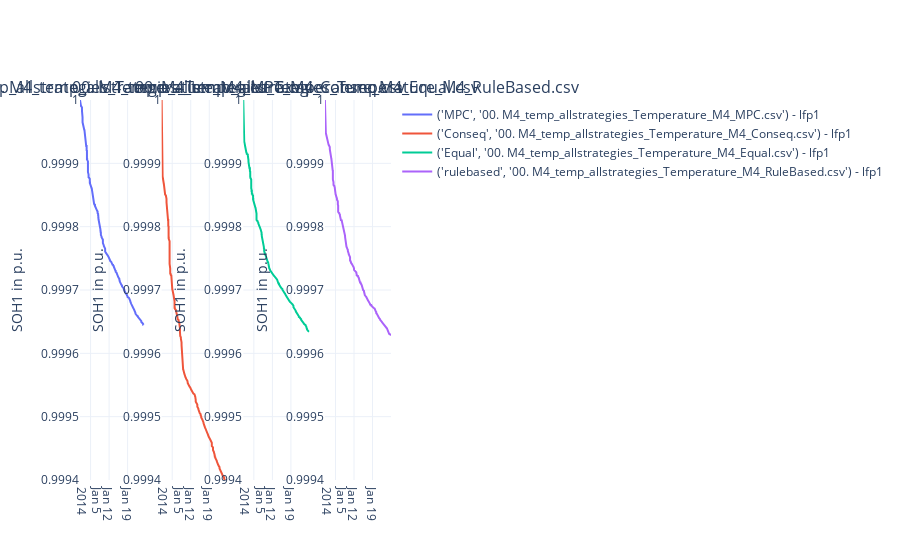

Notebook code for this chart:
### Code cell
plot_soh(string_loss)

### Figure 1 — Plotly figure (JSON) as saved in the notebook; plotly's stock layout.template omitted (floating-point values rounded to 4 significant figures; data arrays with more than 128 entries replaced by an {"elided": "..."} marker saying what was removed)
{"data": [{"name": "('MPC', '00. M4_temp_allstrategies_Temperature_M4_MPC.csv') - lfp1", "type": "scatter", "x": {"elided": "2399 str values"}, "xaxis": "x", "y": {"elided": "2399 float values"}, "yaxis": "y"}, {"name": "('Conseq', '00. M4_temp_allstrategies_Temperature_M4_Conseq.csv') - lfp1", "type": "scatter", "x": {"elided": "2399 str values"}, "xaxis": "x2", "y": {"elided": "2399 float values"}, "yaxis": "y2"}, {"name": "('Equal', '00. M4_temp_allstrategies_Temperature_M4_Equal.csv') - lfp1", "type": "scatter", "x": {"elided": "2399 str values"}, "xaxis": "x3", "y": {"elided": "2399 float values"}, "yaxis": "y3"}, {"name": "('rulebased', '00. M4_temp_allstrategies_Temperature_M4_RuleBased.csv') - lfp1", "type": "scatter", "x": {"elided": "2399 str values"}, "xaxis": "x4", "y": {"elided": "2399 float values"}, "yaxis": "y4"}], "layout": {"annotations": [{"font": {"size": 16}, "showarrow": false, "text": "00. M4_temp_allstrategies_Temperature_M4_MPC.csv", "x": 0.1062, "xanchor": "center", "xref": "paper", "y": 1, "yanchor": "bottom", "yref": "paper"}, {"font": {"size": 16}, "showarrow": false, "text": "00. M4_temp_allstrategies_Temperature_M4_Conseq.csv", "x": 0.3688, "xanchor": "center", "xref": "paper", "y": 1, "yanchor": "bottom", "yref": "paper"}, {"font": {"size": 16}, "showarrow": false, "text": "00. M4_temp_allstrategies_Temperature_M4_Equal.csv", "x": 0.6313, "xanchor": "center", "xref": "paper", "y": 1, "yanchor": "bottom", "yref": "paper"}, {"font": {"size": 16}, "showarrow": false, "text": "00. M4_temp_allstrategies_Temperature_M4_RuleBased.csv", "x": 0.8938, "xanchor": "center", "xref": "paper", "y": 1, "yanchor": "bottom", "yref": "paper"}], "xaxis": {"anchor": "y", "domain": [0, 0.2125]}, "xaxis2": {"anchor": "y2", "domain": [0.2625, 0.475]}, "xaxis3": {"anchor": "y3", "domain": [0.525, 0.7375]}, "xaxis4": {"anchor": "y4", "domain": [0.7875, 1]}, "yaxis": {"anchor": "x", "domain": [0, 1], "range": [0.9994, 1], "title": {"text": "SOH1 in p.u."}}, "yaxis2": {"anchor": "x2", "domain": [0, 1], "range": [0.9994, 1], "title": {"text": "SOH1 in p.u."}}, "yaxis3": {"anchor": "x3", "domain": [0, 1], "range": [0.9994, 1], "title": {"text": "SOH1 in p.u."}}, "yaxis4": {"anchor": "x4", "domain": [0, 1], "range": [0.9994, 1], "title": {"text": "SOH1 in p.u."}}}}
